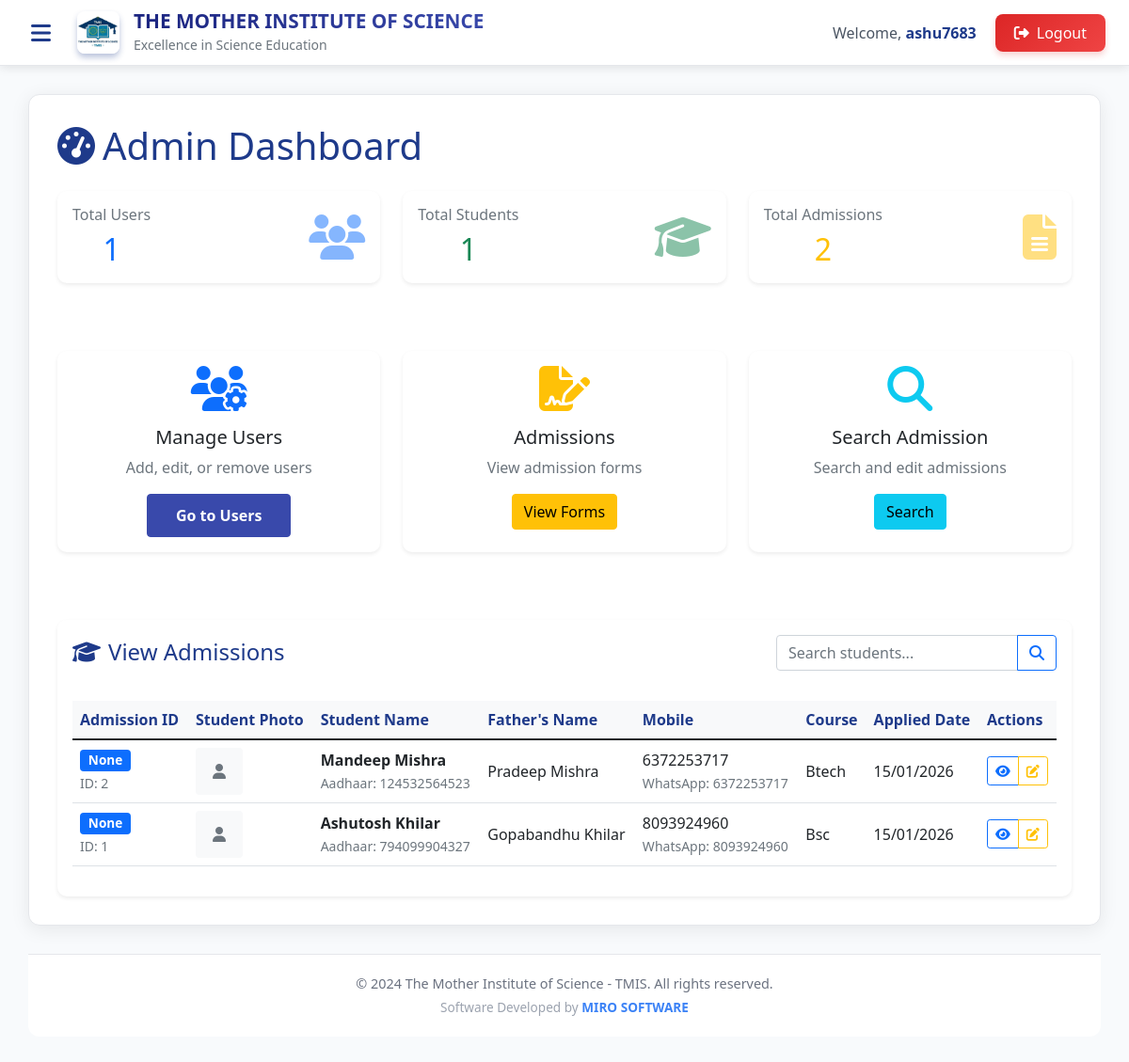
Before: /admin-dashboard/ (signed in) with the older database file.
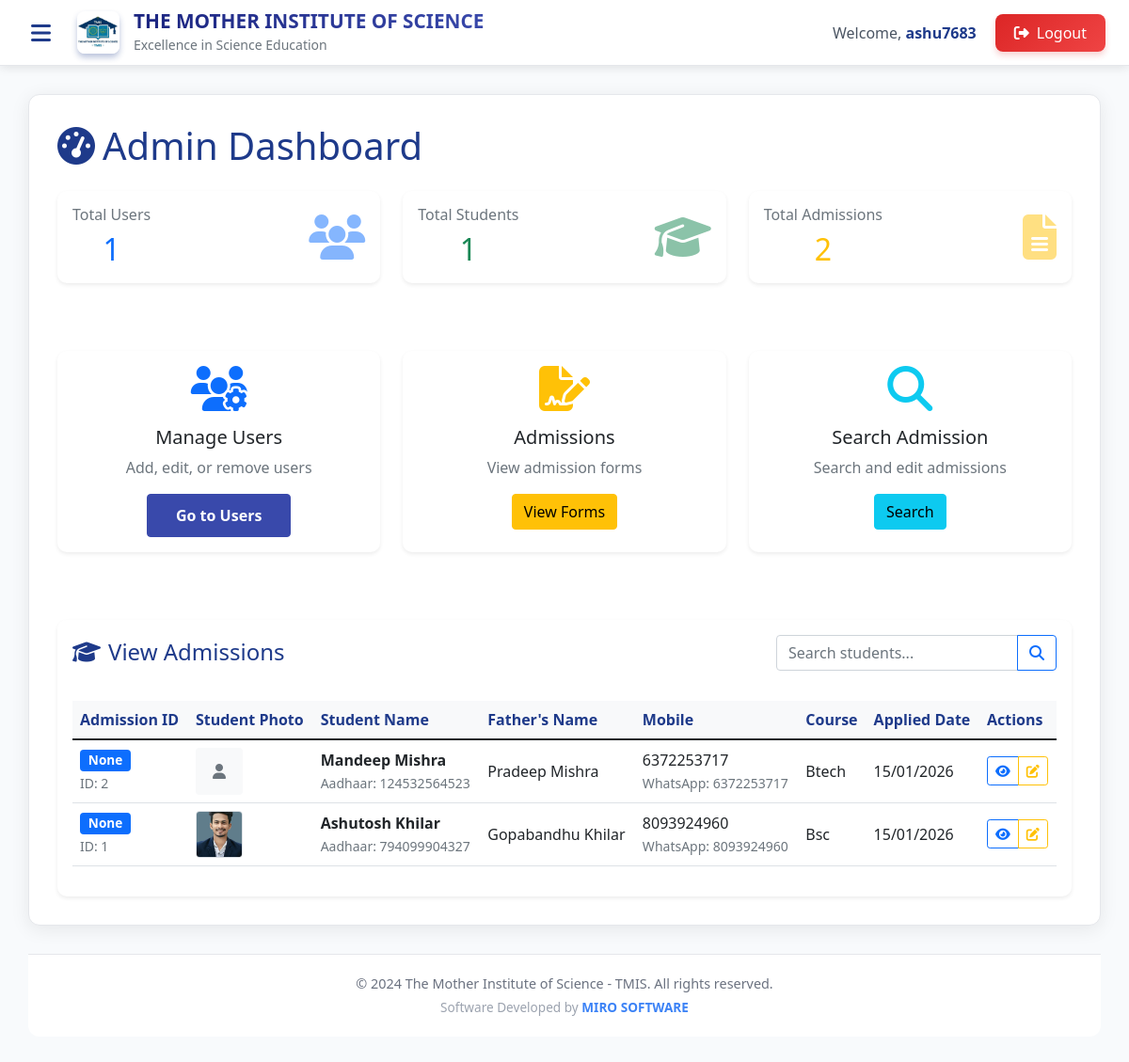
After: the same page with the newer database file.
### institute/models.py (models this page shows, shortened)
class Admission(models.Model):
    admission_id = models.CharField(max_length=20, unique=True, blank=True, null=True, verbose_name="Admission ID")
    student_image = models.ImageField(upload_to='student_images/', blank=True, null=True, verbose_name="Student Photo")
    student_name = models.CharField(max_length=100)
    father_name = models.CharField(max_length=100)
    mother_name = models.CharField(max_length=100)
    date_of_birth = models.DateField()
    mobile_number = models.CharField(max_length=15)
    address = models.TextField()
    adhaar_number = models.CharField(max_length=20)
    whatsapp_number = models.CharField(max_length=15)
    blood_group = models.CharField(max_length=5)
    category = models.CharField(max_length=50)
    college_name = models.CharField(max_length=200)
    board_name = models.CharField(max_length=100)
    college_roll_no = models.CharField(max_length=50)
    batch = models.CharField(max_length=50)
    eleventh_year = models.CharField(max_length=10)
    twelfth_year = models.CharField(max_length=10)
    course = models.CharField(max_length=100)
    enrolled_for = models.CharField(max_length=100)
    sams_login_id = models.CharField(max_length=100, blank=True)
    sams_password = models.CharField(max_length=100, blank=True)
    pen_number = models.CharField(max_length=100, blank=True)
    apaar_id = models.CharField(max_length=100, blank=True)
    visitor1_name = models.CharField(max_length=100, blank=True)
    visitor1_relation = models.CharField(max_length=100, blank=True)
    visitor1_contact = models.CharField(max_length=15, blank=True)
    visitor2_name = models.CharField(max_length=100, blank=True)
    visitor2_relation = models.CharField(max_length=100, blank=True)
    visitor2_contact = models.CharField(max_length=15, blank=True)
    hostel_fees = models.DecimalField(max_digits=10, decimal_places=2, default=0)
    academics_accommodation = models.TextField(blank=True)
    admitted_college_fees = models.DecimalField(max_digits=10, decimal_places=2, default=0)
    college_dress = models.CharField(max_length=100, blank=True)
    books = models.CharField(max_length=100, blank=True)
    college_transportation = models.CharField(max_length=100, blank=True)
    tms_dress = models.CharField(max_length=100, blank=True)
    installment1 = models.DecimalField(max_digits=10, decimal_places=2, default=0)
    installment2 = models.DecimalField(max_digits=10, decimal_places=2, default=0)
    installment3 = models.DecimalField(max_digits=10, decimal_places=2, default=0)
    installment4 = models.DecimalField(max_digits=10, decimal_places=2, default=0)
    installment5 = models.DecimalField(max_digits=10, decimal_places=2, default=0)
    installment6 = models.DecimalField(max_digits=10, decimal_places=2, default=0)
    tms_fees = models.DecimalField(max_digits=10, decimal_places=2, default=0)
    guardian_signature = models.CharField(max_length=100, blank=True)
    student_signature = models.CharField(max_length=100, blank=True)
    tms_signature = models.CharField(max_length=100, blank=True)
    created_at = models.DateTimeField(auto_now_add=True)
    updated_at = models.DateTimeField(auto_now=True)
    submitted_by = models.ForeignKey(CustomUser, on_delete=models.SET_NULL, null=True, blank=True)

### institute/views.py (the view, shortened to what this page needs)
# urls.py: path('admin-dashboard/', views.admin_dashboard, name='admin_dashboard'),
@login_required
def admin_dashboard(request):
    if request.user.user_type != 'admin':
        return redirect('home')
    total_users = CustomUser.objects.exclude(user_type='admin').count()
    total_students = CustomUser.objects.filter(user_type='student').count()
    total_admissions = Admission.objects.count()
    admissions_list = Admission.objects.all().order_by('-created_at')
    search_query = request.GET.get('search', '')
    page = request.GET.get('page', 1)
    paginator = Paginator(admissions_list, 10)  # Show 10 admissions per page
    try:
        admissions = paginator.page(page)
    except PageNotAnInteger:
        admissions = paginator.page(1)
    except EmptyPage:
        admissions = paginator.page(paginator.num_pages)
    context = {
        'total_users': total_users,
        'total_students': total_students,
        'total_admissions': total_admissions,
        'admissions': admissions,
        'search_query': search_query,
    }
    return render(request, 'institute/admin_dashboard.html', context)

### templates/institute/admin_dashboard.html (shortened to what the changed rows need)
{% extends 'institute/base.html' %}
{% block content %}
<div class="content-card">
    <h1 class="mb-4" style="color: #1e3a8a;">
        <i class="fas fa-tachometer-alt me-2"></i>Admin Dashboard
    </h1>
    <div class="row mb-5">
        <div class="col-md-4 mb-4">
            <div class="card border-0 shadow-sm h-100">
                <div class="card-body text-center">
                    <div class="d-flex justify-content-between align-items-center">
                        <div>
                            <h2 class="card-text text-primary">{{ total_users }}</h2>
                        </div>
                    </div>
                </div>
            </div>
        </div>
        <div class="col-md-4 mb-4">
            <div class="card border-0 shadow-sm h-100">
                <div class="card-body text-center">
                    <div class="d-flex justify-content-between align-items-center">
                        <div>
                            <h2 class="card-text text-success">{{ total_students }}</h2>
                        </div>
                    </div>
                </div>
            </div>
        </div>
        <div class="col-md-4 mb-4">
            <div class="card border-0 shadow-sm h-100">
                <div class="card-body text-center">
                    <div class="d-flex justify-content-between align-items-center">
                        <div>
                            <h2 class="card-text text-warning">{{ total_admissions }}</h2>
                        </div>
                    </div>
                </div>
            </div>
        </div>
    </div>
    <div class="card border-0 shadow-sm">
        <div class="card-body">
            {% if admissions %}
            <div class="table-responsive">
                <table class="table table-hover" id="admissionsTable">
                    <thead class="table-light">
                        <tr>
                            <th>Admission ID</th>
                            <th>Student Photo</th>
                            <th>Student Name</th>
                            <th>Father's Name</th>
                            <th>Mobile</th>
                            <th>Course</th>
                            <th>Applied Date</th>
                            <th>Actions</th>
                        </tr>
                    </thead>
                    <tbody>
                        {% for admission in admissions %}
                        <tr>
                            <td>
                                <span class="badge bg-primary">{{ admission.admission_id|default:"None" }}</span>
                                <br><small class="text-muted">ID: {{ admission.id }}</small>
                            </td>
                            <td>
                                {% if admission.student_image %}
                                <img src="{{ admission.student_image.url }}"
                                        alt="{{ admission.student_name }}"
                                        class="student-photo-thumb"
                                        data-bs-toggle="modal"
                                        data-bs-target="#studentDetailsModal"
                                        data-id="{{ admission.id }}"
                                        style="cursor: pointer;">
                                {% else %}
                                <div class="no-photo-thumb" style="width: 50px; height: 50px; background: #f8f9fa; border-radius: 4px; display: flex; align-items: center; justify-content: center;">
                                    <i class="fas fa-user text-muted"></i>
                                </div>
                                {% endif %}
                            </td>
                            <td>
                                <strong>{{ admission.student_name }}</strong>
                                {% if admission.adhaar_number %}
                                <br><small class="text-muted">Aadhaar: {{ admission.adhaar_number }}</small>
                                {% endif %}
                            </td>
                            <td>{{ admission.father_name }}</td>
                            <td>
                                {{ admission.mobile_number }}
                                {% if admission.whatsapp_number %}
                                <br><small class="text-muted">WhatsApp: {{ admission.whatsapp_number }}</small>
                                {% endif %}
                            </td>
                            <td>{{ admission.course }}</td>
                            <td>{{ admission.created_at|date:"d/m/Y" }}</td>
                            <td>
                                <div class="btn-group btn-group-sm" role="group">
                                    <button type="button" class="btn btn-outline-primary view-details-btn"
                                            data-bs-toggle="modal"
                                            data-bs-target="#studentDetailsModal"
                                            data-id="{{ admission.id }}"
                                            data-admission-id="{{ admission.admission_id|default:'' }}"
                                            data-name="{{ admission.student_name }}"
                                            data-father="{{ admission.father_name }}"
                                            data-mother="{{ admission.mother_name }}"
                                            data-dob="{{ admission.date_of_birth|date:'Y-m-d' }}"
                                            data-mobile="{{ admission.mobile_number }}"
                                            data-whatsapp="{{ admission.whatsapp_number|default:'' }}"
                                            data-aadhaar="{{ admission.adhaar_number|default:'' }}"
                                            data-address="{{ admission.address }}"
                                            data-blood="{{ admission.blood_group|default:'' }}"
                                            data-category="{{ admission.category|default:'' }}"
                                            data-course="{{ admission.course }}"
                                            data-college="{{ admission.college_name|default:'' }}"
                                            data-board="{{ admission.board_name|default:'' }}"
                                            data-roll="{{ admission.college_roll_no|default:'' }}"
                                            data-batch="{{ admission.batch|default:'' }}"
                                            data-eleventh="{{ admission.eleventh_year|default:'' }}"
                                            data-twelfth="{{ admission.twelfth_year|default:'' }}"
                                            data-enrolled="{{ admission.enrolled_for|default:'' }}"
                                            data-samsid="{{ admission.sams_login_id|default:'' }}"
                                            data-samspass="{{ admission.sams_password|default:'' }}"
                                            data-hostel="{{ admission.hostel_fees|default:'0' }}"
                                            data-tms="{{ admission.tms_fees|default:'0' }}"
                                            data-collegefees="{{ admission.admitted_college_fees|default:'0' }}"
                                            data-transport="{{ admission.college_transportation|default:'' }}"
                                            data-date="{{ admission.created_at|date:'d/m/Y' }}"
                                            data-image="{% if admission.student_image %}{{ admission.student_image.url }}{% endif %}">
                                        <i class="fas fa-eye"></i>
                                    </button>
                                    <a href="{% url 'search_admission' %}?search={{ admission.admission_id|default:admission.student_name }}"
                                        class="btn btn-outline-warning">
                                        <i class="fas fa-edit"></i>
                                    </a>
                                </div>
                            </td>
                        </tr>
                        {% endfor %}
                    </tbody>
                </table>
            </div>
            {% endif %}
        </div>
    </div>
</div>
{% endblock %}

Changed rows visible on the page:
changed Admission "Ashutosh Khilar": student_image: picture added
